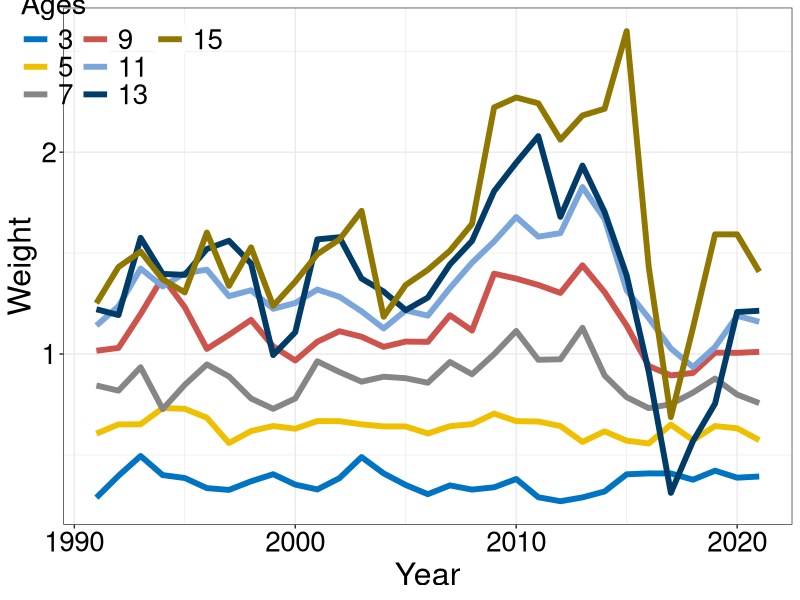
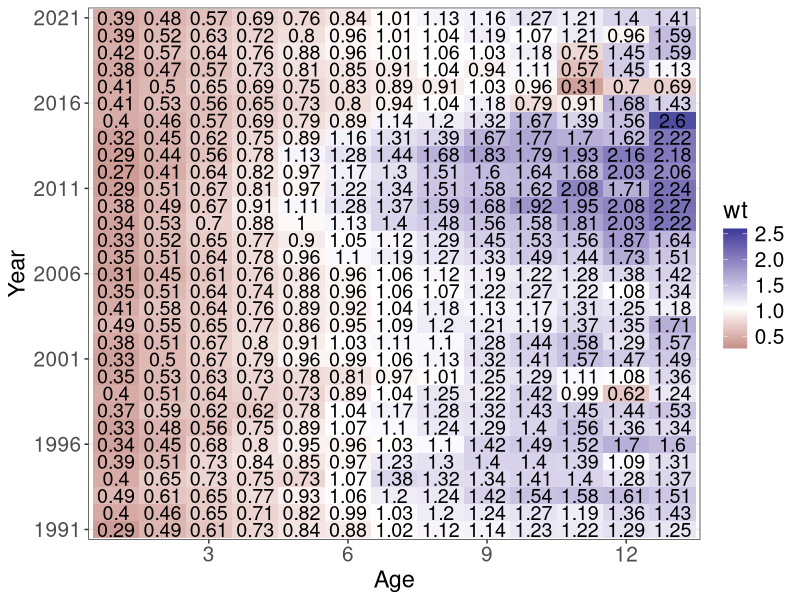
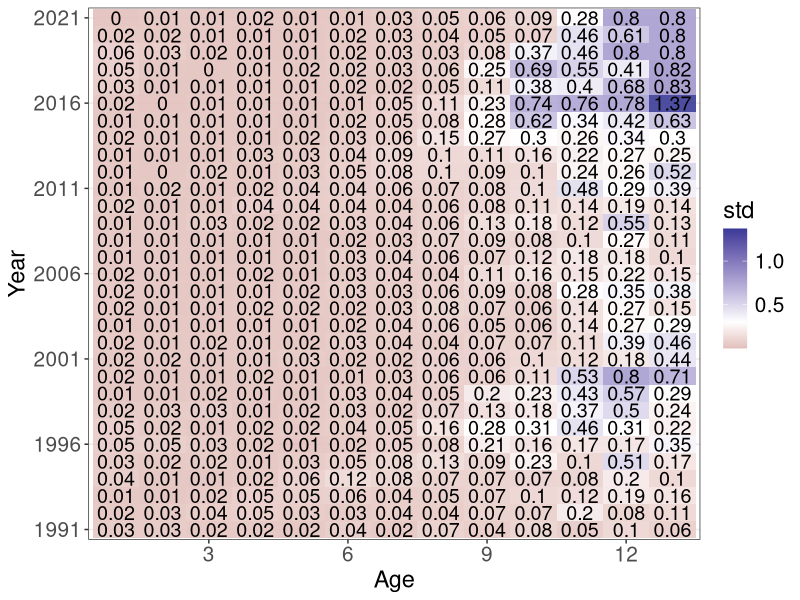

Reproduce these figures in R, in order.
# Purpose: Visualize the EBS pollock WAA matrix
# Creator: Matthew LH. Cheng
# Date 1/15/22


# Set up ------------------------------------------------------------------

library(here)
library(tidyverse)

# Load in data
ebs_df <- read.csv(here("data", "ebs_waa.csv"))
ebs_std <- read.csv(here("data", "ebs_waa_std.csv"))

# Plot! -------------------------------------------------------------------

# Get mean weight
mean_wt <- ebs_df %>% 
  pivot_longer(!c(year, source), values_to = "wt", names_to = "ages") %>% 
  mutate(ages = parse_number(ages)) %>% 
  filter(source == "fishery") %>% 
  summarize(mean = mean(wt))

# get mean std
std_wt <- ebs_std %>% 
  pivot_longer(!c(year, source), values_to = "std", names_to = "ages") %>% 
  mutate(ages = parse_number(ages)) %>% 
  filter(source == "fishery") %>% 
  summarize(mean = mean(std))

png(filename = here("figs", "ebs_pollock_waa_mat.png"), width = 800, height = 1000)

ebs_df %>% 
  pivot_longer(!c(year, source), values_to = "wt", names_to = "ages") %>% 
  mutate(ages = parse_number(ages)) %>% 
  filter(source == "fishery") %>% 
  ggplot(aes(x = factor(ages), y = factor(year), fill = wt)) +
  geom_tile(alpha = 0.9) +
  scale_x_discrete(breaks = seq(3, 15, 3)) +
  scale_y_discrete(breaks = seq(1991, 2021, 5)) +
  geom_text(aes(label=round(wt,2)), size = 5) + 
  scale_fill_gradient2(midpoint = mean_wt$mean) +
  theme_bw() +
  labs(x = "Age", y = "Year") +
  theme(axis.title = element_text(size = 17),
        axis.text = element_text(size = 15),
        legend.title = element_text(size = 17),
        legend.text = element_text(size = 15))

dev.off()


# Visualize stds
png(filename = here("figs", "ebs_pollock_waa__std_mat.png"), width = 800, height = 1000)
ebs_std %>% 
  pivot_longer(!c(year, source), values_to = "std", names_to = "ages") %>% 
  mutate(ages = parse_number(ages)) %>% 
  filter(source == "fishery") %>% 
  ggplot(aes(x = factor(ages), y = factor(year), fill = std)) +
  geom_tile(alpha = 0.9) +
  scale_x_discrete(breaks = seq(3, 15, 3)) +
  scale_y_discrete(breaks = seq(1991, 2021, 5)) +
  geom_text(aes(label=round(std,2)), size = 5) + 
  scale_fill_gradient2(midpoint = 0.3) +
  theme_bw() +
  labs(x = "Age", y = "Year") +
  theme(axis.title = element_text(size = 17),
        axis.text = element_text(size = 15),
        legend.title = element_text(size = 17),
        legend.text = element_text(size = 15))
dev.off()

# Visualize as line plot
ebs_df %>% 
  pivot_longer(!c(year, source), values_to = "wt", names_to = "ages") %>% 
  mutate(ages = parse_number(ages) + 2) %>% 
  filter(source == "fishery",
         ages %in% c(seq(3, 15, 2))) %>% 
  ggplot(aes(x = year, y = wt, color = factor(ages))) +
  geom_line(alpha = 1, size = 2) +
  ggsci::scale_color_jco( ) +
  guides(color=guide_legend(ncol=3, override.aes = list(size = 5))) +
  scale_fill_gradient2(midpoint = mean_wt$mean) +
  theme_bw() +
  labs(x = "Year", y = "Weight", color = "Ages") +
  theme(axis.title = element_text(size = 23),
        axis.text = element_text(size = 20, color = "black"),
        legend.title = element_text(size = 21),
        legend.text = element_text(size = 20),
        strip.text = element_text(size = 17),
        legend.position = c(0.08, 0.92),
        legend.background = element_blank(),
        legend.key.width = unit(0.75, "cm"))
